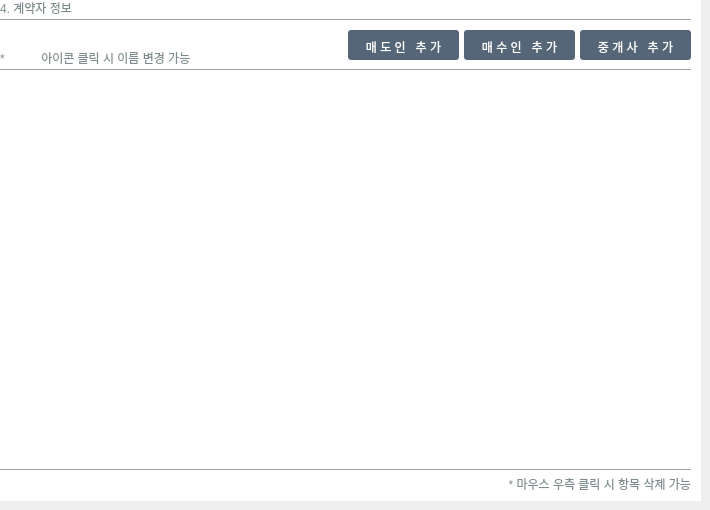
    <widget class="QWidget" name="page_4">
     <widget class="QFrame" name="part_3">
      <property name="geometry">
       <rect>
        <x>0</x>
        <y>0</y>
        <width>701</width>
        <height>501</height>
       </rect>
      </property>
      <property name="styleSheet">
       <string notr="true">#part_3 { background-color: white; }

QLabel {
	font: 13px &quot;웰컴체 Regular&quot;;
	color: rgb(127, 140, 141);
}

QPushButton {
	font: 14px &quot;웰컴체 Regular&quot;;
	color: white;
	border: 0px;
	padding-top: 3px;
	background-color: rgb(84,102,120);
	border-radius: 3px;
}

QPushButton::hover {
	border: 0px;
	background-color: rgb(104,122,140);
	border-style: inset;
}

QPushButton:pressed {
	border: 0px;
	background-color: rgb(64,82,100);
	border-style: inset;
}

QListWidget {
	outline: none;
	border: none;
}

QListWidget::item {
	border: none;
}

QScrollBar:vertical {
	width: 5px;
	border-radius: 2px;
	background: rgb(220,220,220);
}

QScrollBar::handle:vertical  {
	border-radius: 2px;
	background: rgba(84,102,120, 120);
	min-height: 0px;
}

QScrollBar::handle:vertical:hover  {
	border-radius: 2px;
	background: rgba(134,152,170, 120);
	min-height: 0px;
}
</string>
      </property>
      <widget class="Line" name="line_7">
       <property name="geometry">
        <rect>
         <x>0</x>
         <y>10</y>
         <width>691</width>
         <height>20</height>
        </rect>
       </property>
       <property name="orientation">
        <enum>Qt::Horizontal</enum>
       </property>
      </widget>
      <widget class="QLabel" name="lb_sub_title_6">
       <property name="geometry">
        <rect>
         <x>0</x>
         <y>0</y>
         <width>91</width>
         <height>16</height>
        </rect>
       </property>
       <property name="styleSheet">
        <string notr="true"/>
       </property>
       <property name="text">
        <string>4. 계약자 정보</string>
       </property>
      </widget>
      <widget class="QPushButton" name="btn_add_c">
       <property name="geometry">
        <rect>
         <x>580</x>
         <y>30</y>
         <width>111</width>
         <height>30</height>
        </rect>
       </property>
       <property name="styleSheet">
        <string notr="true"/>
       </property>
       <property name="text">
        <string>중 개 사   추 가</string>
       </property>
      </widget>
      <widget class="QListWidget" name="lst_contractor">
       <property name="geometry">
        <rect>
         <x>10</x>
         <y>80</y>
         <width>681</width>
         <height>381</height>
        </rect>
       </property>
       <property name="styleSheet">
        <string notr="true"/>
       </property>
       <property name="verticalScrollMode">
        <enum>QAbstractItemView::ScrollPerPixel</enum>
       </property>
       <property name="horizontalScrollMode">
        <enum>QAbstractItemView::ScrollPerPixel</enum>
       </property>
      </widget>
      <widget class="Line" name="line_2">
       <property name="geometry">
        <rect>
         <x>0</x>
         <y>460</y>
         <width>691</width>
         <height>20</height>
        </rect>
       </property>
       <property name="orientation">
        <enum>Qt::Horizontal</enum>
       </property>
      </widget>
      <widget class="QLabel" name="lb_hint_3">
       <property name="geometry">
        <rect>
         <x>480</x>
         <y>476</y>
         <width>211</width>
         <height>16</height>
        </rect>
       </property>
       <property name="styleSheet">
        <string notr="true"/>
       </property>
       <property name="text">
        <string>* 마우스 우측 클릭 시 항목 삭제 가능</string>
       </property>
       <property name="alignment">
        <set>Qt::AlignRight|Qt::AlignTrailing|Qt::AlignVCenter</set>
       </property>
      </widget>
      <widget class="QPushButton" name="btn_add_b">
       <property name="geometry">
        <rect>
         <x>464</x>
         <y>30</y>
         <width>111</width>
         <height>30</height>
        </rect>
       </property>
       <property name="styleSheet">
        <string notr="true"/>
       </property>
       <property name="text">
        <string>매 수 인   추 가</string>
       </property>
      </widget>
      <widget class="QPushButton" name="btn_add_a">
       <property name="geometry">
        <rect>
         <x>348</x>
         <y>30</y>
         <width>111</width>
         <height>30</height>
        </rect>
       </property>
       <property name="styleSheet">
        <string notr="true"/>
       </property>
       <property name="text">
        <string>매 도 인   추 가</string>
       </property>
      </widget>
      <widget class="Line" name="line_8">
       <property name="geometry">
        <rect>
         <x>0</x>
         <y>60</y>
         <width>691</width>
         <height>20</height>
        </rect>
       </property>
       <property name="orientation">
        <enum>Qt::Horizontal</enum>
       </property>
      </widget>
      <widget class="QLabel" name="lb_hint_2">
       <property name="geometry">
        <rect>
         <x>0</x>
         <y>50</y>
         <width>211</width>
         <height>16</height>
        </rect>
       </property>
       <property name="styleSheet">
        <string notr="true"/>
       </property>
       <property name="text">
        <string>*           아이콘 클릭 시 이름 변경 가능</string>
       </property>
       <property name="alignment">
        <set>Qt::AlignLeading|Qt::AlignLeft|Qt::AlignVCenter</set>
       </property>
      </widget>
      <widget class="QLabel" name="lb_icon">
       <property name="geometry">
        <rect>
         <x>13</x>
         <y>45</y>
         <width>23</width>
         <height>23</height>
        </rect>
       </property>
       <property name="text">
        <string/>
       </property>
      </widget>
      <zorder>line_7</zorder>
      <zorder>lb_sub_title_6</zorder>
      <zorder>lst_contractor</zorder>
      <zorder>line_2</zorder>
      <zorder>lb_hint_3</zorder>
      <zorder>btn_add_c</zorder>
      <zorder>btn_add_b</zorder>
      <zorder>btn_add_a</zorder>
      <zorder>line_8</zorder>
      <zorder>lb_hint_2</zorder>
      <zorder>lb_icon</zorder>
     </widget>
    </widget>
